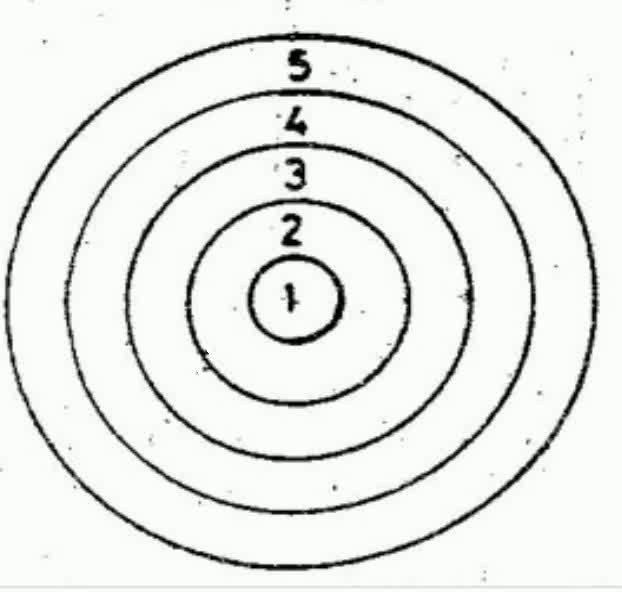
#> input picture frame 0 of src/video.mp4, 622 x 592 px
$ python Poligon_copy.py
#> lines starting #> are read from the running program, lines starting #| are printed output that depends on the picture; after the words box and inside, x2 and y2 are one past the last pixel; in counts of white or black regions, pixels touching at a corner belong together
import cv2
import numpy as np
import imutils
import time

cap = cv2.VideoCapture("C:/Users/busra/OneDrive/Belgeler/GitHub/Okuyar_Gorev/Poligon/Video/video.mp4")


#img = cv2.imread("C://Users//busra//OneDrive//Belgeler//GitHub//Okuyar_Gorev//Poligon//Images//poligon.jpeg")
while 1:
    # Capture two frames
    ret, frame1 = cap.read()  # first image
#> frame1 is the input picture: shape (592, 622, 3); mean B, G, R 231.2, 234.2, 232.2
    time.sleep(1/25)          # slight delay
    ret, frame2 = cap.read()  # second image
    #img1 = cv2.absdiff(frame1,frame2)  # image difference

    img = cv2.cvtColor(frame1,cv2.COLOR_BGR2GRAY)
    ret , thresh = cv2.threshold(img,0, 255, cv2.THRESH_BINARY_INV+cv2.THRESH_OTSU)
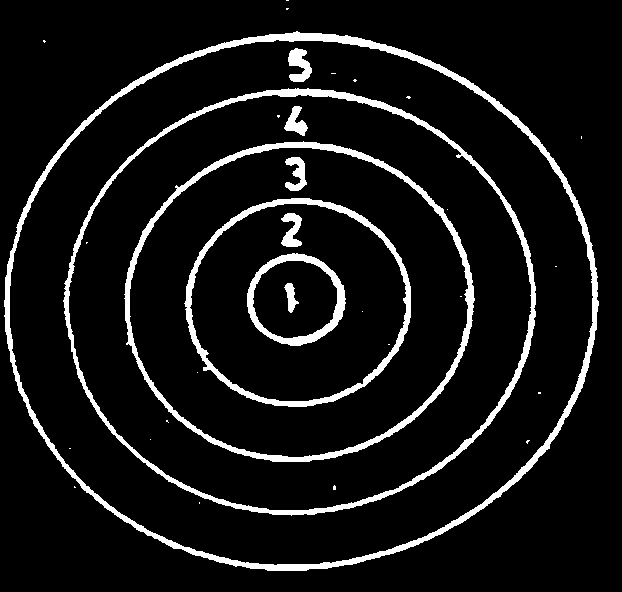
#> thresh: shape (592, 622); 8.4% white; 33 white regions (23 under 20 px), largest, box (x1, y1, x2, y2) and area: (4, 31, 599, 571) 10118, (63, 88, 536, 516) 7110, (124, 141, 475, 462) 5860
#> ret = 158
    cv2.imshow("thresh", thresh)
    kernel_close = np.ones((3,3),np.uint8)
    kernel_opening = np.ones((3,3),np.uint8)

    close = cv2.morphologyEx(thresh,cv2.MORPH_CLOSE,kernel_close,iterations=1)
#> close: shape (592, 622); 8.4% white; 33 white regions (23 under 20 px), largest, box (x1, y1, x2, y2) and area: (4, 31, 599, 571) 10137, (63, 88, 536, 516) 7150, (124, 141, 475, 462) 5879
    opening = cv2.morphologyEx(close,cv2.MORPH_OPEN, kernel_opening,iterations=1)
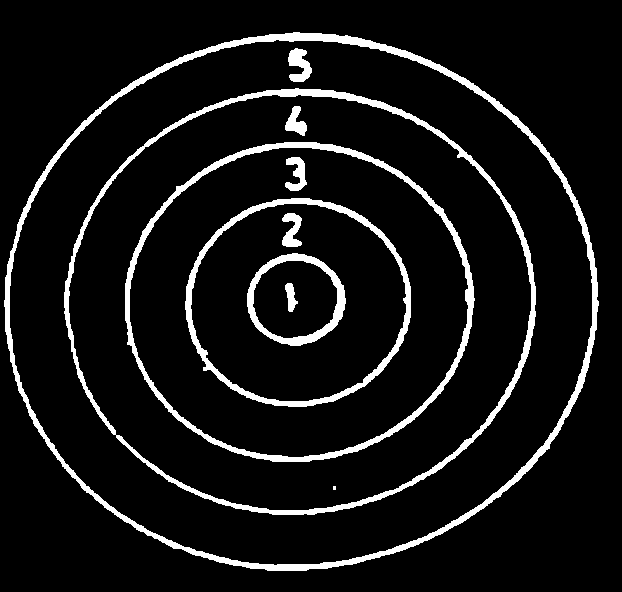
#> opening: shape (592, 622); 8.4% white; 11 white regions (1 under 20 px)
    cv2.imshow("opening", opening)

    cnts = cv2.findContours(opening.copy(), cv2.RETR_TREE,cv2.CHAIN_APPROX_SIMPLE)
#> cnts = 16 contours, 1 with area under 20; largest, box (x1, y1, x2, y2) and area: (4, 32, 599, 571) 249125, (9, 39, 593, 566) 240620, (64, 88, 536, 515) 156244, (68, 94, 532, 511) 150392, (125, 142, 475, 462) 87064
    cnts = imutils.grab_contours(cnts)
    daire_contur = []

    for (i,c) in enumerate(cnts):

        M = cv2.moments(c)
        cX = int(M["m10"] / M["m00"])
        cY = int(M["m01"] / M["m00"])

        w,h = img.shape
        sensi = 60
        area_sart = 200

        centerx, centery = w//2, h//2
        centerx1, centery1, centerx2, centery2 = centerx - sensi, centery - sensi, centerx + sensi, centery + sensi
        print("centerx,centery  ", centerx,centery)
        print("centerx1, centery1, centerx2, centery2  ",centerx1, centery1, centerx2, centery2)
        print("cX,cY",cX,cY)
        area = cv2.contourArea(c)

        if centerx1 < cX < centerx2 and centery1 < cY < centery2 and area > area_sart:

            daire_contur.append(c)
            print("daire bulundu")
            cv2.drawContours(img, [c], -1, (0, 0, 255), 4)
            cv2.circle(img, (cX, cY), 7, (255, 0, 0), -1)
        idx = "{}:".format(i)
        print("idx",idx)
#> this loop made 16 passes
#> (cX, cY, area, idx) on passes 1, 2, 3, 4, 6, 7, 8, 9, 10, 11, 12, 13: (299, 301, 249125, '0:'), (299, 301, 240620.5, '1:'), (299, 301, 156244, '2:'), (298, 301, 150392.5, '3:'), (298, 301, 87064.5, '5:'), (297, 301, 82153.5, '6:'), (297, 302, 36777, '7:'), (297, 302, 33504, '8:'), (295, 299, 6907, '9:'), (294, 298, 5210, '10:'), (290, 296, 184.5, '11:'), (291, 230, 368, '12:')
#> (printed output is left out)
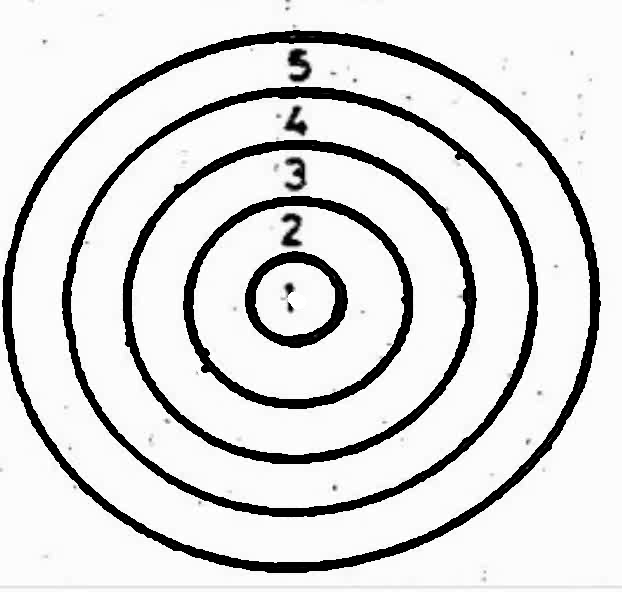
#> img: shape (592, 622); min 0, max 255, mean 217.2
#> after the loop, daire_contur = 10 contours; largest, box (x1, y1, x2, y2) and area: (4, 32, 599, 571) 249125, (9, 39, 593, 566) 240620, (64, 88, 536, 515) 156244, (68, 94, 532, 511) 150392, (125, 142, 475, 462) 87064

    if ret == True:
        cv2.imshow("frame", img)
        if cv2.waitKey(10000) & 0xFF == ord("q"):
            break

cap.release()

cv2.destroyAllWindows()
